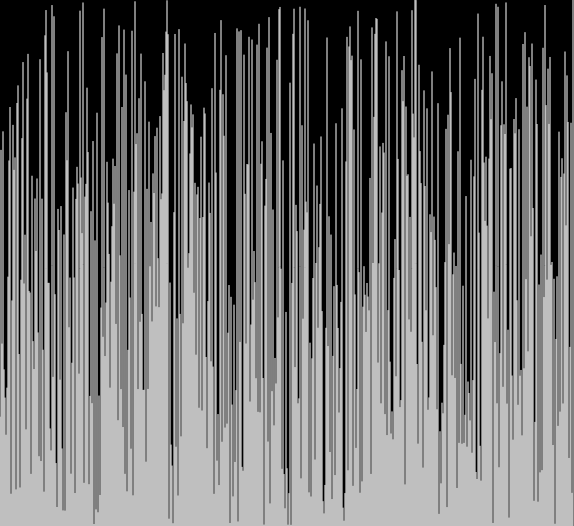
Frame 1 (no input)
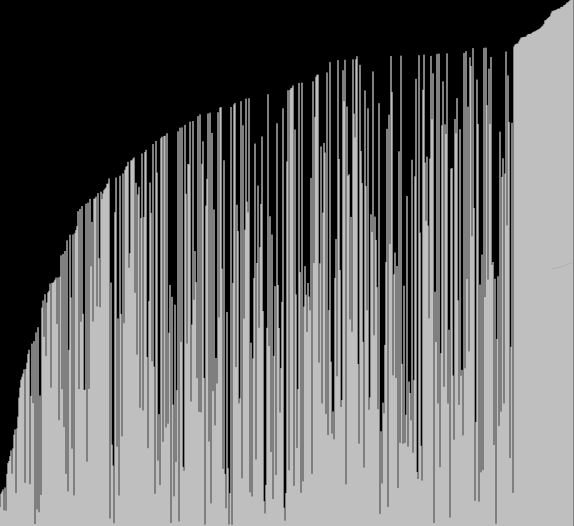
Frame 60 (no input)
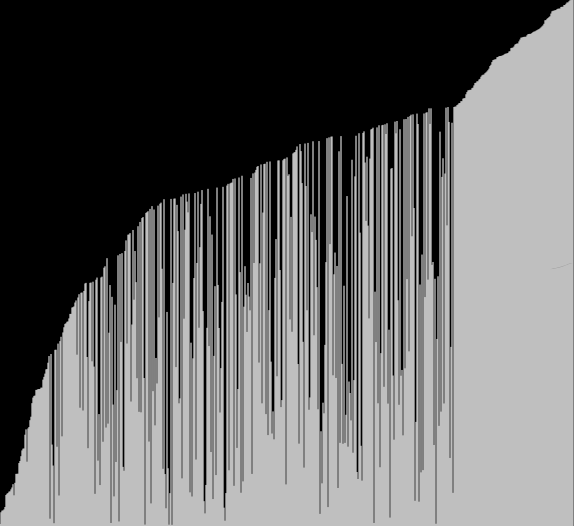
Frame 120 (the mouse pressed at the canvas centre since frame 60)

The p5.js sketch that drew these frames (run headless with seeded random() and noise() and a simulated clock; from frame 60 on, the mouse is pressed at the canvas centre):

// p5.js sketch
// ── sketch.js
var values

var i =0
var j =0

function setup(){
    createCanvas(574,526)

    values = new Array(width)

    for(  k = 0; k < values.length; k++){
        values[k] = random(height)
    }

    //values = sort(values)

    // for (i =0; i< values.length ; ++i){
    //     for (j =0; j < values.length -i; ++j){
    //         if(values[j+ 1] < values[j]){
    //             temp = values[j+1]
    //             values[j+1] = values[j]
    //             values[j] = temp
    //         }
    //     }
    // }

}

function draw(){
    background(0)

    
    print(i, values.length)
    if (i < values.length ) {
        for(j =0;j< values.length -i-1; ++j){
            if(values[j+1] < values[j]){
                temp =values[j+1]
                values[j+1] = values[j]
                values[j] = temp
            }
        }
        
  
    } else {
        console.log("Finished")
        noLoop()

    }

    i++

    
    
    for (z=0; z < values.length; z++){
        stroke(255)
        line (z, height, z , height - values[z])
    }

}
